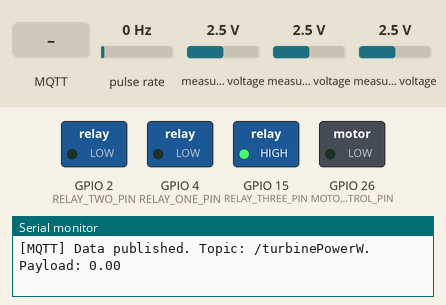
This sketch was run on a simulated ESP32. Parts: switched loads named in the sketch (green lamp = pin HIGH), the last lines printed to the serial monitor. Wiring (inferred from the names in the program): pulse sensor: data GPIO 34. The test bench sets the inputs (shaded band); at power-on: pulse rate 0 Hz, measured voltage 2.5 V. WiFi joins after 1.5 s; servers stay silent unless stated; no MQTT or app messages arrive unless stated; not simulated (calls return 0 or success): secrets.h; names the files do not define were given values by the test bench: MQTT_PORT = 1883.

Above: at 2.7 s.
2.8 s: MQTT message "1" arrives on the first subscribed topic
At 3.5 s:
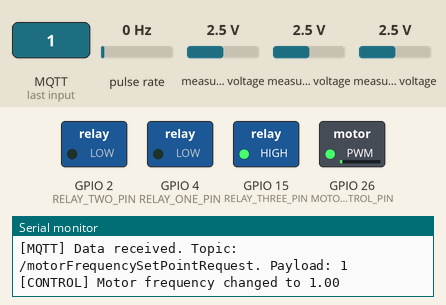
4.3 s: MQTT message "1" arrives on the second subscribed topic
At 5.5 s:
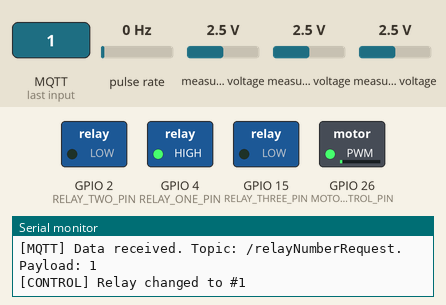
5.8 s: MQTT message "90" arrives on the first subscribed topic
At 7.0 s:
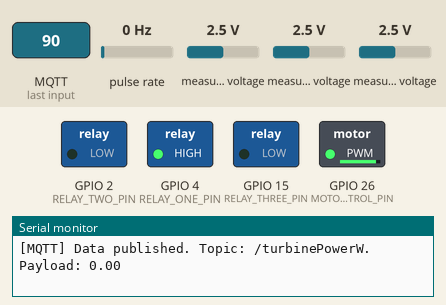
7.3 s: MQTT message "0" arrives on the first subscribed topic
At 8.1 s:
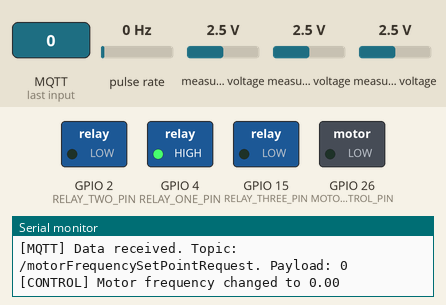
8.8 s: MQTT message "2" arrives on the second subscribed topic
At 9.2 s:
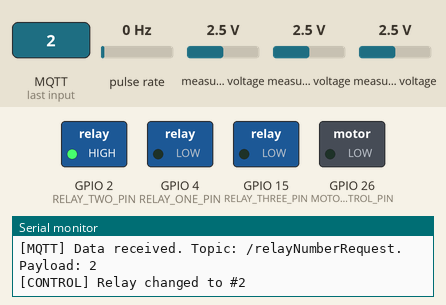
10.3 s: MQTT message "2" arrives on the first subscribed topic
At 11.7 s:
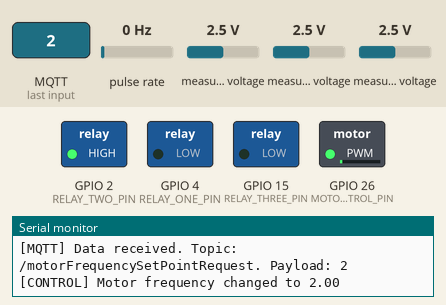
Timing chart, 0 to 12.8 s (numbered marks = the images above; inputs shaded):
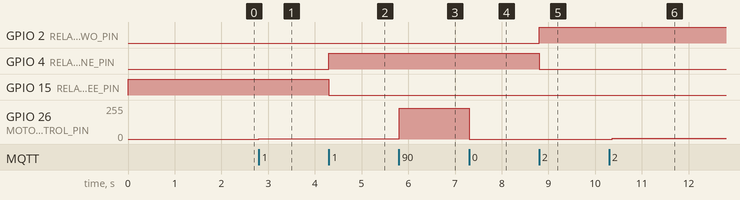

The sketch:

prototype.ino
```cpp
/*
  Prototipo de Monitoreo de Variables de Generación en Turbina Eólica

  Autores:
    - Mateo Zapata Quintero
    - Samuel Arango Palacio
    - Camilo Rodriguez Londoño
    - Juan Manuel Tamayo Gutiérrez

  Version:
    1.0.0

  Descripción:
    El presente dispositivo tiene como objetivo monitorizar las variables de
  operación de un prototipo de turbina eólica para evaluar la eficiencia de la
  generación de energía en el equipo. Los datos recopilados son enviados a un
  servidor MQTT y aprovechados en la plataforma de PTC ThingWorx para efectos de
  análisis y control.

    Para su uso, es necesario crear un módulo "secrets.h" en el cual se incluyan
  los secretos para la gestión de la conexión con el servicio WiFi y el servidor
  MQTT. Las variables que se deben instanciar en él son:
      - WIFI_SSID
      - WIFI_PASSWORD
      - MQTT_SERVER
      - MQTT_PORT
      - MQTT_USER
      - MQTT_PASSWORD
      - MQTT_CLIENT_ID
      - MQTT_TOPIC_BASE

    Universidad EAFIT
    Medellín, Colombia
    2025
*/

// Importación de Librerías:
#include "driver/ledc.h"
#include <Adafruit_ADS1X15.h>
#include <PubSubClient.h>
#include <WiFi.h>
#include <Wire.h>

// Importación de Parámetros y Secretos:
#include "parameters.h"
#include "secrets.h"

// Definición de Variables:
WiFiClient *espClient = new WiFiClient();
PubSubClient *mqttClient = new PubSubClient(*espClient);

String TOPIC_CONTROL_MOTOR_FREQUENCY_SET_POINT =
    String(MQTT_TOPIC_BASE) +
    String(MQTT_TOPIC_CONTROL_MOTOR_FREQUENCY_SET_POINT);
String TOPIC_CONTROL_RELAY_NUMBER_REQUEST =
    String(MQTT_TOPIC_BASE) + String(MQTT_TOPIC_CONTROL_RELAY_NUMBER_REQUEST);

String TOPIC_MOTOR_FREQUENCY_SET_POINT =
    String(MQTT_TOPIC_BASE) + String(MQTT_TOPIC_MOTOR_FREQUENCY_SET_POINT);
String TOPIC_RELAY_NUMBER =
    String(MQTT_TOPIC_BASE) + String(MQTT_TOPIC_RELAY_NUMBER);
String TOPIC_MOTOR_RPM = String(MQTT_TOPIC_BASE) + String(MQTT_TOPIC_MOTOR_RPM);
String TOPIC_MOTOR_CURRENT_AMP =
    String(MQTT_TOPIC_BASE) + String(MQTT_TOPIC_MOTOR_CURRENT_AMP);
String TOPIC_MOTOR_VOLTAGE_V =
    String(MQTT_TOPIC_BASE) + String(MQTT_TOPIC_MOTOR_VOLTAGE_V);
String TOPIC_MOTOR_POWER_W =
    String(MQTT_TOPIC_BASE) + String(MQTT_TOPIC_MOTOR_POWER_W);

String TOPIC_TURBINE_RPM =
    String(MQTT_TOPIC_BASE) + String(MQTT_TOPIC_TURBINE_RPM);
String TOPIC_TURBINE_CURRENT_AMP =
    String(MQTT_TOPIC_BASE) + String(MQTT_TOPIC_TURBINE_CURRENT_AMP);
String TOPIC_TURBINE_VOLTAGE_V =
    String(MQTT_TOPIC_BASE) + String(MQTT_TOPIC_TURBINE_VOLTAGE_V);
String TOPIC_TURBINE_POWER_W =
    String(MQTT_TOPIC_BASE) + String(MQTT_TOPIC_TURBINE_POWER_W);

float motorFrequencySetPointRequest = 0;
unsigned int relayNumber = 3;

float motorFrequencySetPoint = 0;
float motorRPM = 0;
float motorCurrentAMP = 0;
float motorVoltageV = 0;
float motorPowerW = 0;

float turbineRPM = 0;
float turbineCurrentAMP = 0;
float turbineVoltageV = 0;
float turbinePowerW = 0;

volatile unsigned long speedEncoderPulseCount = 0;
unsigned long lastSamplingTime = 0;

Adafruit_ADS1115 ads;

ledc_timer_config_t timerConfig;
ledc_channel_config_t channelConfig;

// Definición de Subrutinas y Funciones:

/*
  Administra la lectura del encoder de velocidad

  Descripción:
    Función acoplada al pin de lectura digital desde el encoder, la cual
    incrementa el conteo de pulsos cada vez que se registra una lectura en
    alto.
*/
void IRAM_ATTR handleSpeedEncoder() { speedEncoderPulseCount++; }

/*
  Conectarse a Servicio WiFi

  Descripción:
    Conectarse a internet vía WiFi a partir de usuario y contraseña de
    la red. Cuando la comunicación se establece exitosamente, el led
    incorporado de la placa estará encendido.
*/
void connectToWiFi() {
  WiFi.begin(WIFI_SSID, WIFI_PASSWORD);
  WiFi.mode(WIFI_STA);

  unsigned long startTimeMs = millis();
  unsigned long retryTimeMs = 0;

  while (WiFi.status() != WL_CONNECTED) {
    if (retryTimeMs >= WIFI_MAX_RETRY_TIME_MS) {
      Serial.print("[WIFI] Connection to WiFi network failed. SSID: ");
      Serial.println(String(WIFI_SSID));
      return;
    }

    delay(DEFAULT_CONNECTION_DELAY_TIME_MS);
    retryTimeMs = millis() - startTimeMs;
  }

  Serial.print("[WIFI] Connected to WiFi network. SSID: " + String(WIFI_SSID));
  Serial.println(String(". IP: ") + String(WiFi.localIP().toString().c_str()));
}

/*
  Publicar Eventos en Servidor MQTT

  Descripción:
    Función que permite publicar en servidor MQTT los valores de las variables
    de operación del sistema
*/
void publishToMQTT() {
  bool ok;

  ok = mqttClient->publish(TOPIC_MOTOR_FREQUENCY_SET_POINT.c_str(),
                           String(motorFrequencySetPoint).c_str());
  if (ok) {
    Serial.print("[MQTT] Data published. Topic: " +
                 TOPIC_MOTOR_FREQUENCY_SET_POINT);
    Serial.println(". Payload: " + String(motorFrequencySetPoint));
  }

  ok = mqttClient->publish(TOPIC_RELAY_NUMBER.c_str(),
                           String(relayNumber).c_str());
  if (ok) {
    Serial.print("[MQTT] Data published. Topic: " + TOPIC_RELAY_NUMBER);
    Serial.println(". Payload: " + String(relayNumber));
  }

  ok = mqttClient->publish(TOPIC_MOTOR_RPM.c_str(), String(motorRPM).c_str());
  if (ok) {
    Serial.print("[MQTT] Data published. Topic: " + TOPIC_MOTOR_RPM);
    Serial.println(". Payload: " + String(motorRPM));
  }

  ok = mqttClient->publish(TOPIC_MOTOR_CURRENT_AMP.c_str(),
                           String(motorCurrentAMP).c_str());
  if (ok) {
    Serial.print("[MQTT] Data published. Topic: " + TOPIC_MOTOR_CURRENT_AMP);
    Serial.println(". Payload: " + String(motorCurrentAMP));
  }

  ok = mqttClient->publish(TOPIC_MOTOR_VOLTAGE_V.c_str(),
                           String(motorVoltageV).c_str());
  if (ok) {
    Serial.print("[MQTT] Data published. Topic: " + TOPIC_MOTOR_VOLTAGE_V);
    Serial.println(". Payload: " + String(motorVoltageV));
  }

  ok = mqttClient->publish(TOPIC_MOTOR_POWER_W.c_str(),
                           String(motorPowerW).c_str());
  if (ok) {
    Serial.print("[MQTT] Data published. Topic: " + TOPIC_MOTOR_POWER_W);
    Serial.println(". Payload: " + String(motorPowerW));
  }

  ok = mqttClient->publish(TOPIC_TURBINE_RPM.c_str(),
                           String(turbineRPM).c_str());
  if (ok) {
    Serial.print("[MQTT] Data published. Topic: " + TOPIC_TURBINE_RPM);
    Serial.println(". Payload: " + String(turbineRPM));
  }

  ok = mqttClient->publish(TOPIC_TURBINE_CURRENT_AMP.c_str(),
                           String(turbineCurrentAMP).c_str());
  if (ok) {
    Serial.print("[MQTT] Data published. Topic: " + TOPIC_TURBINE_CURRENT_AMP);
    Serial.println(". Payload: " + String(turbineCurrentAMP));
  }

  ok = mqttClient->publish(TOPIC_TURBINE_VOLTAGE_V.c_str(),
                           String(turbineVoltageV).c_str());
  if (ok) {
    Serial.print("[MQTT] Data published. Topic: " + TOPIC_TURBINE_VOLTAGE_V);
    Serial.println(". Payload: " + String(turbineVoltageV));
  }

  ok = mqttClient->publish(TOPIC_TURBINE_POWER_W.c_str(),
                           String(turbinePowerW).c_str());
  if (ok) {
    Serial.print("[MQTT] Data published. Topic: " + TOPIC_TURBINE_POWER_W);
    Serial.println(". Payload: " + String(turbinePowerW));
  }
}

/*
  Callback para Eventos Suscritos en Servidor MQTT

  Descripción:
    Función que se ejecuta cuando se recibe un mensaje de un tópico suscrito
    en servidor MQTT.
*/
void mqttSubscriptionCallback(char *topic, byte *payload, unsigned int length) {
  String topicStr = topic;
  String payloadStr = (char *)payload;
  payloadStr.remove(length);

  Serial.println("[MQTT] Data received. Topic: " + topicStr +
                 ". Payload: " + payloadStr);

  if (topicStr.equals(TOPIC_CONTROL_MOTOR_FREQUENCY_SET_POINT)) {
    motorFrequencySetPointRequest =
        constrain(payloadStr.toFloat(), 0.0f, 100.0f);
    modifyMotorFrequencySetPointRequest();

  } else if (topicStr.equals(TOPIC_CONTROL_RELAY_NUMBER_REQUEST)) {
    selectRelay(payloadStr.toInt());

  } else {
    Serial.println("[MQTT] Recived message is not supported");
  }
}

/*
  Conectarse a Servidor MQTT

  Descripción:
    Conectarse a servidor MQTT a partir de su url, puerto, usuario y contraseña.
    Adicionalmente, se suscribe al tópico para el control de la frecuencia de
    giro del motor. Cuando la comunicación se establece exitosamente, el led
    incorporado de la placa estará encendido.
*/
void connectToMQTT() {
  unsigned long startTimeMs = millis();
  unsigned long retryTimeMs = 0;

  while (!mqttClient->connected()) {
    if (mqttClient->connect(MQTT_CLIENT_ID, MQTT_USER, MQTT_PASSWORD))
      break;

    if (retryTimeMs >= MQTT_MAX_RETRY_TIME_MS) {
      Serial.println("[MQTT] Connection to MQTT server failed. Server: " +
                     String(MQTT_SERVER));
      return;
    }

    delay(DEFAULT_CONNECTION_DELAY_TIME_MS);
    retryTimeMs = millis() - startTimeMs;
  }

  Serial.print("[MQTT] Connected to MQTT server. Server: " +
               String(MQTT_SERVER));
  Serial.println(". Client ID: " + String(MQTT_CLIENT_ID));

  mqttClient->subscribe(TOPIC_CONTROL_MOTOR_FREQUENCY_SET_POINT.c_str());
  Serial.println("[MQTT] Subscribed to the topic: " +
                 TOPIC_CONTROL_MOTOR_FREQUENCY_SET_POINT);

  mqttClient->subscribe(TOPIC_CONTROL_RELAY_NUMBER_REQUEST.c_str());
  Serial.println("[MQTT] Subscribed to the topic: " +
                 TOPIC_CONTROL_RELAY_NUMBER_REQUEST);
}

/*
  Modificar Frecuencia de Giro del Motor

  Descripción:
    Función que permite mofificar la frecuencia de giro del motor a partir del
  dato definido por el usuario.
*/
void modifyMotorFrequencySetPointRequest() {
  int duty = map(motorFrequencySetPointRequest, 0, 100, 0, 1023);
  ledc_set_duty(LEDC_LOW_SPEED_MODE, (ledc_channel_t)PWM_CHANNEL, duty);
  ledc_update_duty(LEDC_LOW_SPEED_MODE, (ledc_channel_t)PWM_CHANNEL);
  motorFrequencySetPoint = motorFrequencySetPointRequest;

  Serial.println("[CONTROL] Motor frequency changed to " +
                 String(motorFrequencySetPointRequest));
}

void selectRelay(int num) {
  switch (num) {
  case 1:
    digitalWrite(RELAY_TWO_PIN, LOW);
    digitalWrite(RELAY_THREE_PIN, LOW);
    digitalWrite(RELAY_ONE_PIN, HIGH);
    break;

  case 2:
    digitalWrite(RELAY_ONE_PIN, LOW);
    digitalWrite(RELAY_THREE_PIN, LOW);
    digitalWrite(RELAY_TWO_PIN, HIGH);
    break;

  case 3:
    digitalWrite(RELAY_ONE_PIN, LOW);
    digitalWrite(RELAY_TWO_PIN, LOW);
    digitalWrite(RELAY_THREE_PIN, HIGH);
    break;

  default:
    Serial.println("[CONTROL] Relay number unknown. No action taken.");
    return;
  }

  relayNumber = num;

  Serial.println("[CONTROL] Relay changed to #" + String(num));
}

void readMotorValues() {
  // Leer RPM del motor:
  detachInterrupt(digitalPinToInterrupt(SPEED_ENCODER_PIN));
  unsigned long currentTime = millis();
  unsigned long pulses = speedEncoderPulseCount;
  speedEncoderPulseCount = 0;
  attachInterrupt(digitalPinToInterrupt(SPEED_ENCODER_PIN), handleSpeedEncoder,
                  RISING);
  float encoderRPM = (float)MINUTE_TO_MILLISECONDS_FACTOR * (float)pulses /
                     ((float)currentTime - (float)lastSamplingTime);
  motorRPM = encoderRPM / (float)ENCODER_REDUCTION_FACTOR;

  // Leer voltaje del motor:
  int16_t A2raw = ads.readADC_SingleEnded(2);
  float aux2 = ads.computeVolts(A2raw) *
               (MOTOR_VOLTAGE_DIVIDER_R2 + MOTOR_VOLTAGE_DIVIDER_R1) /
               (MOTOR_VOLTAGE_DIVIDER_R2);
  motorVoltageV = 18.0 - aux2;

  // Leer corriente del motor:
  int16_t A1raw = ads.readADC_SingleEnded(1);
  motorCurrentAMP = max(0.0f, ads.computeVolts(A1raw) -
                                  (float)ZERO_VOLTS_VALUE_MOTOR_CURRENT) /
                    (float)WSC1800_SENSIBILITY;

  // Calcular potencia del motor:
  motorPowerW = motorCurrentAMP * motorVoltageV;
}

void readTurbineValues() {
  turbineRPM = motorRPM;

  float resistance;
  switch (relayNumber) {
  case 1:
    resistance = RESISTANCE_ONE_VALUE;
  case 2:
    resistance = RESISTANCE_TWO_VALUE;
  case 3:
    resistance = RESISTANCE_THREE_VALUE;
  }

  int16_t A0raw = ads.readADC_SingleEnded(0);
  turbineCurrentAMP = max(0.0f, ads.computeVolts(A0raw) -
                                    (float)ZERO_VOLTS_VALUE_TURBINE_CURRENT) /
                      (float)WSC1800_SENSIBILITY;

  turbineVoltageV = turbineCurrentAMP * resistance;
  turbinePowerW = turbineVoltageV * turbineCurrentAMP;

  // Calcular potencia de la turbina:
  turbinePowerW = turbineCurrentAMP * turbineVoltageV;
}

// Subrutina para Configuración del Proceso a Ejecutar:
void setup() {
  // Configuración de Serial para debuggin:
  Serial.begin(SERIAL_BAUD_RATE);
  while (!Serial)
    ;
  Serial.println("[SETUP] Serial successfully started.");

  Wire.begin(SDA_PIN, SCL_PIN);
  ads.begin(0x48);

  // Configuración de pines I/O:
  pinMode(SPEED_ENCODER_PIN, INPUT);
  attachInterrupt(digitalPinToInterrupt(SPEED_ENCODER_PIN), handleSpeedEncoder,
                  RISING);

  pinMode(MOTOR_FREQUENCY_CONTROL_PIN, OUTPUT);
  pinMode(RELAY_ONE_PIN, OUTPUT);
  pinMode(RELAY_TWO_PIN, OUTPUT);
  pinMode(RELAY_THREE_PIN, OUTPUT);

  // Limpieza de salidas:
  analogWrite(MOTOR_FREQUENCY_CONTROL_PIN, 0);
  digitalWrite(RELAY_ONE_PIN, LOW);
  digitalWrite(RELAY_TWO_PIN, LOW);
  digitalWrite(RELAY_THREE_PIN, HIGH);

  // Configuración del ADS:
  ads.setGain(GAIN_ONE);

  // Configurar el temporizador PWM:
  timerConfig.speed_mode = LEDC_LOW_SPEED_MODE;
  timerConfig.timer_num = LEDC_TIMER_0;
  timerConfig.duty_resolution = (ledc_timer_bit_t)PWM_RESOLUTION;
  timerConfig.freq_hz = PWM_FREQUENCY;
  timerConfig.clk_cfg = LEDC_AUTO_CLK;
  ledc_timer_config(&timerConfig);

  // Configurar el canal PWM
  channelConfig.gpio_num = MOTOR_FREQUENCY_CONTROL_PIN;
  channelConfig.speed_mode = LEDC_LOW_SPEED_MODE;
  channelConfig.channel = (ledc_channel_t)PWM_CHANNEL;
  channelConfig.intr_type = LEDC_INTR_DISABLE;
  channelConfig.timer_sel = LEDC_TIMER_0;
  channelConfig.duty = 0;
  channelConfig.hpoint = 0;
  ledc_channel_config(&channelConfig);

  // Configuración de comunicaciones:
  connectToWiFi();

  mqttClient->setServer(MQTT_SERVER, MQTT_PORT);
  mqttClient->setCallback(mqttSubscriptionCallback);
  connectToMQTT();

  // Inicio de variables de proceso:
  // lastSamplingTime = millis();
}

// Loop principal, en el cual se gestionan las conexiones, las acciones de
// control y monitoreo:
void loop() {
  if (WiFi.status() != WL_CONNECTED) {
    connectToWiFi();

  } else if (!mqttClient->connected()) {
    connectToMQTT();

  } else {
    mqttClient->loop();

    if (millis() - lastSamplingTime >= SAMPLING_TIME_MS) {
      readMotorValues();
      readTurbineValues();

      publishToMQTT();

      lastSamplingTime = millis();
    }
  }
}
```

parameters.h
```cpp
#define SERIAL_BAUD_RATE 115200
#define DEFAULT_CONNECTION_DELAY_TIME_MS 100

#define WIFI_MAX_RETRY_TIME_MS 2000
#define MQTT_MAX_RETRY_TIME_MS 2000

#define SAMPLING_TIME_MS 2000

#define MQTT_TOPIC_CONTROL_MOTOR_FREQUENCY_SET_POINT "/motorFrequencySetPointRequest"
#define MQTT_TOPIC_CONTROL_RELAY_NUMBER_REQUEST "/relayNumberRequest"

#define MQTT_TOPIC_MOTOR_FREQUENCY_SET_POINT "/motorFrequencySetPoint"
#define MQTT_TOPIC_RELAY_NUMBER "/relayNumber"
#define MQTT_TOPIC_MOTOR_RPM "/motorRPM"
#define MQTT_TOPIC_MOTOR_CURRENT_AMP "/motorCurrentAMP"
#define MQTT_TOPIC_MOTOR_VOLTAGE_V "/motorVoltageV"
#define MQTT_TOPIC_MOTOR_POWER_W "/MotorPowerW"

#define MQTT_TOPIC_TURBINE_RPM "/turbineRPM"
#define MQTT_TOPIC_TURBINE_CURRENT_AMP "/turbineCurrentAMP"
#define MQTT_TOPIC_TURBINE_VOLTAGE_V "/turbineVoltageV"
#define MQTT_TOPIC_TURBINE_POWER_W "/turbinePowerW"

#define ZERO_VOLTS_VALUE_MOTOR_CURRENT 2.59
#define ZERO_VOLTS_VALUE_TURBINE_CURRENT 2.722
#define WSC1800_SENSIBILITY 0.06

#define SPEED_ENCODER_PIN 34
#define SPEED_ENCODER_PULSES_PER_REVOLUTION 2000
#define MINUTE_TO_MILLISECONDS_FACTOR 60000
#define ENCODER_REDUCTION_FACTOR 36
#define SCL_PIN 22
#define SDA_PIN 21

#define MOTOR_FREQUENCY_CONTROL_PIN 26
#define PWM_FREQUENCY 100
#define PWM_RESOLUTION 10
#define PWM_CHANNEL 0

#define MOTOR_VOLTAGE_DIVIDER_R1 10000
#define MOTOR_VOLTAGE_DIVIDER_R2 2200

#define RELAY_ONE_PIN 4
#define RELAY_TWO_PIN 2
#define RELAY_THREE_PIN 15
#define RESISTANCE_ONE_VALUE 10
#define RESISTANCE_TWO_VALUE 100
#define RESISTANCE_THREE_VALUE 470
```

Measured:
- after the input at 2.8 s, GPIO 26 (MOTOR_FREQUENCY_CONTROL_PIN): 0/255 → 2/255 at once
- after the input at 4.3 s, GPIO 4 (RELAY_ONE_PIN): LOW → HIGH at once; GPIO 15 (RELAY_THREE_PIN): HIGH → LOW at once
- after the input at 5.8 s, GPIO 26 (MOTOR_FREQUENCY_CONTROL_PIN): 2/255 → 229/255 at once
- after the input at 7.3 s, GPIO 26 (MOTOR_FREQUENCY_CONTROL_PIN): 229/255 → 0/255 at once
- after the input at 8.8 s, GPIO 2 (RELAY_TWO_PIN): LOW → HIGH at once; GPIO 4 (RELAY_ONE_PIN): HIGH → LOW at once
- after the input at 10.3 s, GPIO 26 (MOTOR_FREQUENCY_CONTROL_PIN): 0/255 → 5/255 after 0.07 s
